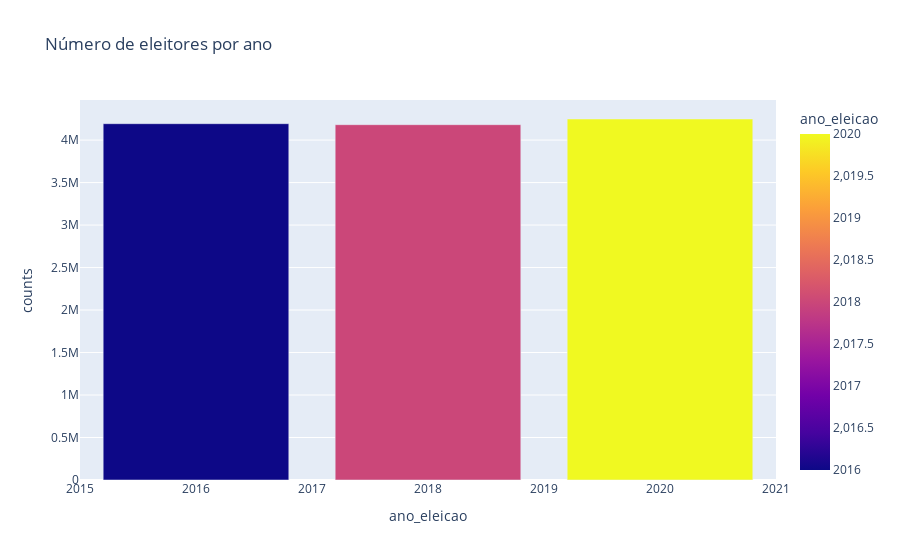

Notebook code cell kept with this figure:
### Code cell
# 09 Jornalista quer saber a evolução do número de eleitores

# Separar o ano das eleicoes
classificacao_ano_eleicao = (
    df_eleitores_2020
    .append(df_eleitores_2018)
    .append(df_eleitores_2016)["ANO_ELEICAO"]
    .value_counts()
    .rename_axis("ano_eleicao")
    .reset_index(name="counts")
)

classificacao_ano_eleicao
fig = px.bar(
    classificacao_ano_eleicao,
    x="ano_eleicao",
    y="counts",
    title="Número de eleitores por ano",
)
fig.show()

### Figure 1 — Plotly figure (JSON) as saved in the notebook; plotly's stock layout.template omitted (floating-point values rounded to 4 significant figures)
{"data": [{"alignmentgroup": "True", "hovertemplate": "ano_eleicao=%{marker.color}<br>counts=%{y}<extra></extra>", "legendgroup": "", "marker": {"color": [2020, 2016, 2018], "coloraxis": "coloraxis", "pattern": {"shape": ""}}, "name": "", "offsetgroup": "", "orientation": "v", "showlegend": false, "textposition": "auto", "type": "bar", "x": [2020, 2016, 2018], "xaxis": "x", "y": [4248094, 4192936, 4181293], "yaxis": "y"}], "layout": {"barmode": "relative", "coloraxis": {"colorbar": {"title": {"text": "ano_eleicao"}}, "colorscale": [[0, "#0d0887"], [0.1111, "#46039f"], [0.2222, "#7201a8"], [0.3333, "#9c179e"], [0.4444, "#bd3786"], [0.5556, "#d8576b"], [0.6667, "#ed7953"], [0.7778, "#fb9f3a"], [0.8889, "#fdca26"], [1, "#f0f921"]]}, "legend": {"tracegroupgap": 0}, "title": {"text": "Número de eleitores por ano"}, "xaxis": {"anchor": "y", "domain": [0, 1], "title": {"text": "ano_eleicao"}}, "yaxis": {"anchor": "x", "domain": [0, 1], "title": {"text": "counts"}}}}
